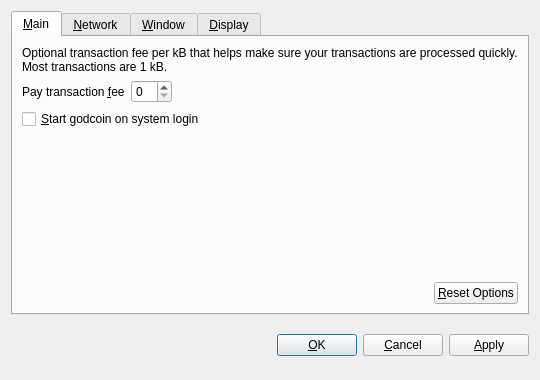
<?xml version="1.0" encoding="UTF-8"?>
<ui version="4.0">
 <class>OptionsDialog</class>
 <widget class="QDialog" name="OptionsDialog">
  <property name="geometry">
   <rect>
    <x>0</x>
    <y>0</y>
    <width>540</width>
    <height>380</height>
   </rect>
  </property>
  <property name="windowTitle">
   <string>Options</string>
  </property>
  <property name="modal">
   <bool>true</bool>
  </property>
  <layout class="QVBoxLayout" name="verticalLayout">
   <item>
    <widget class="QTabWidget" name="tabWidget">
     <property name="tabPosition">
      <enum>QTabWidget::North</enum>
     </property>
     <property name="currentIndex">
      <number>0</number>
     </property>
     <widget class="QWidget" name="tabMain">
      <attribute name="title">
       <string>&amp;Main</string>
      </attribute>
      <layout class="QVBoxLayout" name="verticalLayout_Main">
       <item>
        <widget class="QLabel" name="transactionFeeInfoLabel">
         <property name="text">
          <string>Optional transaction fee per kB that helps make sure your transactions are processed quickly. Most transactions are 1 kB.</string>
         </property>
         <property name="textFormat">
          <enum>Qt::PlainText</enum>
         </property>
         <property name="wordWrap">
          <bool>true</bool>
         </property>
        </widget>
       </item>
       <item>
        <layout class="QHBoxLayout" name="horizontalLayout_1_Main">
         <item>
          <widget class="QLabel" name="transactionFeeLabel">
           <property name="text">
            <string>Pay transaction &amp;fee</string>
           </property>
           <property name="textFormat">
            <enum>Qt::PlainText</enum>
           </property>
           <property name="buddy">
            <cstring>transactionFee</cstring>
           </property>
          </widget>
         </item>
         <item>
          <widget class="BitcoinAmountField" name="transactionFee"/>
         </item>
         <item>
          <spacer name="horizontalSpacer_1_Main">
           <property name="orientation">
            <enum>Qt::Horizontal</enum>
           </property>
           <property name="sizeHint" stdset="0">
            <size>
             <width>40</width>
             <height>20</height>
            </size>
           </property>
          </spacer>
         </item>
        </layout>
       </item>
       <item>
        <widget class="QCheckBox" name="bitcoinAtStartup">
         <property name="toolTip">
          <string>Automatically start godcoin after logging in to the system.</string>
         </property>
         <property name="text">
          <string>&amp;Start godcoin on system login</string>
         </property>
        </widget>
       </item>
       <item>
        <spacer name="verticalSpacer_Main">
         <property name="orientation">
          <enum>Qt::Vertical</enum>
         </property>
         <property name="sizeHint" stdset="0">
          <size>
           <width>20</width>
           <height>40</height>
          </size>
         </property>
        </spacer>
       </item>
       <item>
        <layout class="QHBoxLayout" name="horizontalLayout_2_Main">
         <item>
          <spacer name="horizontalSpacer_2_Main">
           <property name="orientation">
            <enum>Qt::Horizontal</enum>
           </property>
           <property name="sizeHint" stdset="0">
            <size>
             <width>40</width>
             <height>20</height>
            </size>
           </property>
          </spacer>
         </item>
         <item>
          <widget class="QPushButton" name="resetButton">
           <property name="toolTip">
            <string>Reset all client options to default.</string>
           </property>
           <property name="text">
            <string>&amp;Reset Options</string>
           </property>
           <property name="autoDefault">
            <bool>false</bool>
           </property>
          </widget>
         </item>
        </layout>
       </item>
      </layout>
     </widget>
     <widget class="QWidget" name="tabNetwork">
      <attribute name="title">
       <string>&amp;Network</string>
      </attribute>
      <layout class="QVBoxLayout" name="verticalLayout_Network">
       <item>
        <widget class="QCheckBox" name="mapPortUpnp">
         <property name="toolTip">
          <string>Automatically open the godcoin client port on the router. This only works when your router supports UPnP and it is enabled.</string>
         </property>
         <property name="text">
          <string>Map port using &amp;UPnP</string>
         </property>
        </widget>
       </item>
       <item>
        <widget class="QCheckBox" name="connectSocks">
         <property name="toolTip">
          <string>Connect to the godcoin network through a SOCKS proxy (e.g. when connecting through Tor).</string>
         </property>
         <property name="text">
          <string>&amp;Connect through SOCKS proxy:</string>
         </property>
        </widget>
       </item>
       <item>
        <layout class="QHBoxLayout" name="horizontalLayout_Network">
         <item>
          <widget class="QLabel" name="proxyIpLabel">
           <property name="text">
            <string>Proxy &amp;IP:</string>
           </property>
           <property name="textFormat">
            <enum>Qt::PlainText</enum>
           </property>
           <property name="buddy">
            <cstring>proxyIp</cstring>
           </property>
          </widget>
         </item>
         <item>
          <widget class="QValidatedLineEdit" name="proxyIp">
           <property name="maximumSize">
            <size>
             <width>140</width>
             <height>16777215</height>
            </size>
           </property>
           <property name="toolTip">
            <string>IP address of the proxy (e.g. 127.0.0.1)</string>
           </property>
          </widget>
         </item>
         <item>
          <widget class="QLabel" name="proxyPortLabel">
           <property name="text">
            <string>&amp;Port:</string>
           </property>
           <property name="textFormat">
            <enum>Qt::PlainText</enum>
           </property>
           <property name="buddy">
            <cstring>proxyPort</cstring>
           </property>
          </widget>
         </item>
         <item>
          <widget class="QLineEdit" name="proxyPort">
           <property name="maximumSize">
            <size>
             <width>55</width>
             <height>16777215</height>
            </size>
           </property>
           <property name="toolTip">
            <string>Port of the proxy (e.g. 9050)</string>
           </property>
          </widget>
         </item>
         <item>
          <widget class="QLabel" name="socksVersionLabel">
           <property name="text">
            <string>SOCKS &amp;Version:</string>
           </property>
           <property name="textFormat">
            <enum>Qt::PlainText</enum>
           </property>
           <property name="buddy">
            <cstring>socksVersion</cstring>
           </property>
          </widget>
         </item>
         <item>
          <widget class="QValueComboBox" name="socksVersion">
           <property name="toolTip">
            <string>SOCKS version of the proxy (e.g. 5)</string>
           </property>
          </widget>
         </item>
         <item>
          <spacer name="horizontalSpacer_Network">
           <property name="orientation">
            <enum>Qt::Horizontal</enum>
           </property>
           <property name="sizeHint" stdset="0">
            <size>
             <width>40</width>
             <height>20</height>
            </size>
           </property>
          </spacer>
         </item>
        </layout>
       </item>
       <item>
        <spacer name="verticalSpacer_Network">
         <property name="orientation">
          <enum>Qt::Vertical</enum>
         </property>
         <property name="sizeHint" stdset="0">
          <size>
           <width>20</width>
           <height>40</height>
          </size>
         </property>
        </spacer>
       </item>
      </layout>
     </widget>
     <widget class="QWidget" name="tabWindow">
      <attribute name="title">
       <string>&amp;Window</string>
      </attribute>
      <layout class="QVBoxLayout" name="verticalLayout_Window">
       <item>
        <widget class="QCheckBox" name="minimizeToTray">
         <property name="toolTip">
          <string>Show only a tray icon after minimizing the window.</string>
         </property>
         <property name="text">
          <string>&amp;Minimize to the tray instead of the taskbar</string>
         </property>
        </widget>
       </item>
       <item>
        <widget class="QCheckBox" name="minimizeOnClose">
         <property name="toolTip">
          <string>Minimize instead of exit the application when the window is closed. When this option is enabled, the application will be closed only after selecting Quit in the menu.</string>
         </property>
         <property name="text">
          <string>M&amp;inimize on close</string>
         </property>
        </widget>
       </item>
       <item>
        <spacer name="verticalSpacer_Window">
         <property name="orientation">
          <enum>Qt::Vertical</enum>
         </property>
         <property name="sizeHint" stdset="0">
          <size>
           <width>20</width>
           <height>40</height>
          </size>
         </property>
        </spacer>
       </item>
      </layout>
     </widget>
     <widget class="QWidget" name="tabDisplay">
      <attribute name="title">
       <string>&amp;Display</string>
      </attribute>
      <layout class="QVBoxLayout" name="verticalLayout_Display">
       <item>
        <layout class="QHBoxLayout" name="horizontalLayout_1_Display">
         <item>
          <widget class="QLabel" name="langLabel">
           <property name="text">
            <string>User Interface &amp;language:</string>
           </property>
           <property name="textFormat">
            <enum>Qt::PlainText</enum>
           </property>
           <property name="buddy">
            <cstring>lang</cstring>
           </property>
          </widget>
         </item>
         <item>
          <widget class="QValueComboBox" name="lang">
           <property name="toolTip">
            <string>The user interface language can be set here. This setting will take effect after restarting godcoin.</string>
           </property>
          </widget>
         </item>
        </layout>
       </item>
       <item>
        <layout class="QHBoxLayout" name="horizontalLayout_2_Display">
         <item>
          <widget class="QLabel" name="unitLabel">
           <property name="text">
            <string>&amp;Unit to show amounts in:</string>
           </property>
           <property name="textFormat">
            <enum>Qt::PlainText</enum>
           </property>
           <property name="buddy">
            <cstring>unit</cstring>
           </property>
          </widget>
         </item>
         <item>
          <widget class="QValueComboBox" name="unit">
           <property name="toolTip">
            <string>Choose the default subdivision unit to show in the interface and when sending coins.</string>
           </property>
          </widget>
         </item>
        </layout>
       </item>
       <item>
        <widget class="QCheckBox" name="displayAddresses">
         <property name="toolTip">
          <string>Whether to show godcoin addresses in the transaction list or not.</string>
         </property>
         <property name="text">
          <string>&amp;Display addresses in transaction list</string>
         </property>
        </widget>
       </item>
       <item>
        <widget class="QCheckBox" name="coinControlFeatures">
         <property name="toolTip">
          <string>Whether to show coin control features or not.</string>
         </property>
         <property name="text">
          <string>Display coin &amp;control features (experts only!)</string>
         </property>
        </widget>
       </item>
       <item>
        <spacer name="verticalSpacer_Display">
         <property name="orientation">
          <enum>Qt::Vertical</enum>
         </property>
         <property name="sizeHint" stdset="0">
          <size>
           <width>20</width>
           <height>40</height>
          </size>
         </property>
        </spacer>
       </item>
      </layout>
     </widget>
    </widget>
   </item>
   <item>
    <layout class="QHBoxLayout" name="horizontalLayout_Buttons">
     <item>
      <spacer name="horizontalSpacer_1">
       <property name="orientation">
        <enum>Qt::Horizontal</enum>
       </property>
       <property name="sizeHint" stdset="0">
        <size>
         <width>40</width>
         <height>48</height>
        </size>
       </property>
      </spacer>
     </item>
     <item>
      <widget class="QLabel" name="statusLabel">
       <property name="font">
        <font>
         <weight>75</weight>
         <bold>true</bold>
        </font>
       </property>
       <property name="text">
        <string/>
       </property>
       <property name="textFormat">
        <enum>Qt::PlainText</enum>
       </property>
       <property name="wordWrap">
        <bool>true</bool>
       </property>
      </widget>
     </item>
     <item>
      <spacer name="horizontalSpacer_2">
       <property name="orientation">
        <enum>Qt::Horizontal</enum>
       </property>
       <property name="sizeHint" stdset="0">
        <size>
         <width>40</width>
         <height>48</height>
        </size>
       </property>
      </spacer>
     </item>
     <item>
      <widget class="QPushButton" name="okButton">
       <property name="text">
        <string>&amp;OK</string>
       </property>
      </widget>
     </item>
     <item>
      <widget class="QPushButton" name="cancelButton">
       <property name="text">
        <string>&amp;Cancel</string>
       </property>
       <property name="autoDefault">
        <bool>false</bool>
       </property>
      </widget>
     </item>
     <item>
      <widget class="QPushButton" name="applyButton">
       <property name="text">
        <string>&amp;Apply</string>
       </property>
       <property name="autoDefault">
        <bool>false</bool>
       </property>
      </widget>
     </item>
    </layout>
   </item>
  </layout>
 </widget>
 <customwidgets>
  <customwidget>
   <class>BitcoinAmountField</class>
   <extends>QSpinBox</extends>
   <header>bitcoinamountfield.h</header>
  </customwidget>
  <customwidget>
   <class>QValueComboBox</class>
   <extends>QComboBox</extends>
   <header>qvaluecombobox.h</header>
  </customwidget>
  <customwidget>
   <class>QValidatedLineEdit</class>
   <extends>QLineEdit</extends>
   <header>qvalidatedlineedit.h</header>
  </customwidget>
 </customwidgets>
 <resources/>
 <connections/>
</ui>
